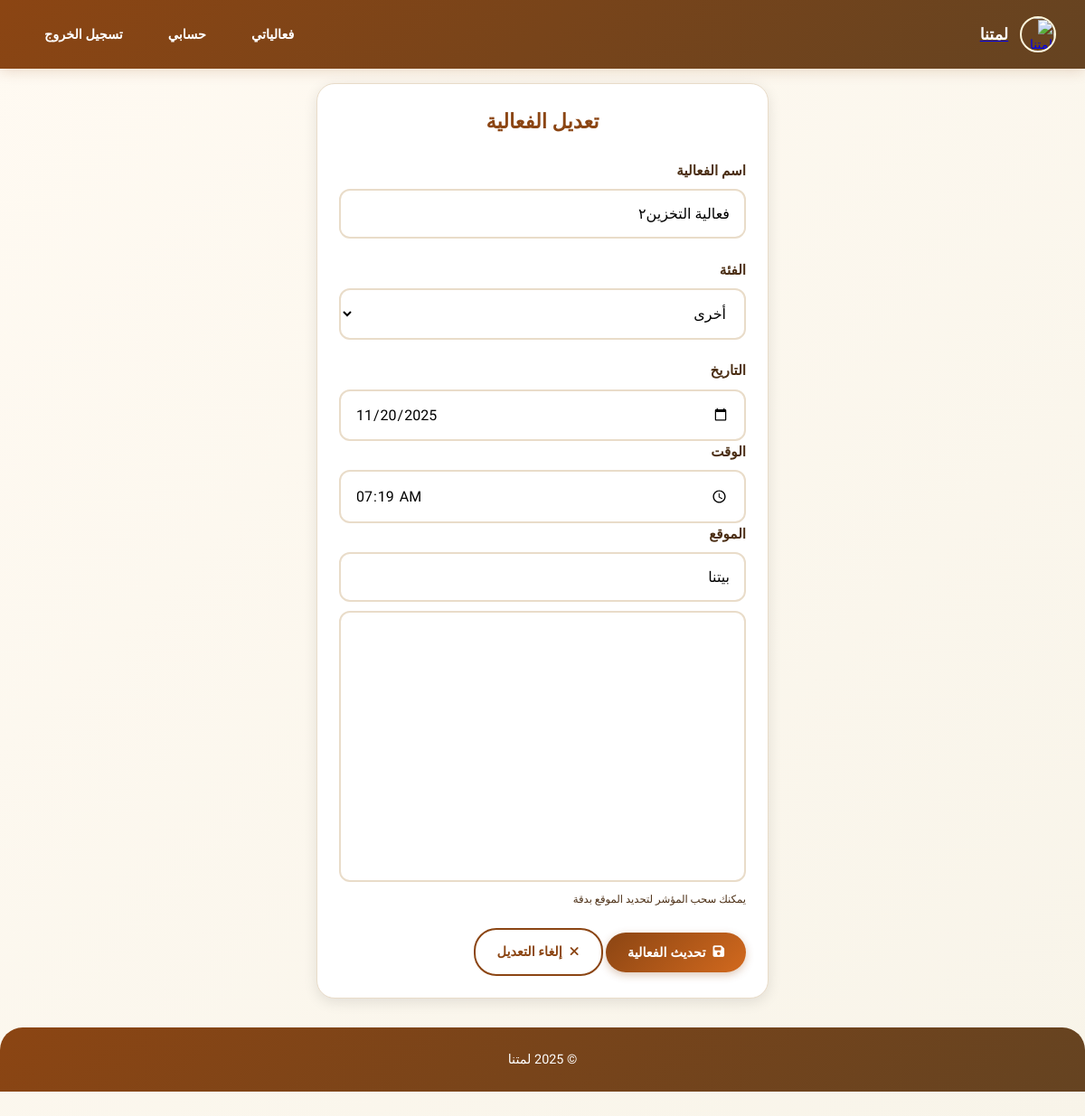
The app's page /create.php?edit=35 (signed in) with its own data.
### tables this page shows
CREATE TABLE `gathering` (
  `GatheringID` int NOT NULL,
  `date` date NOT NULL,
  `category` varchar(20) NOT NULL,
  `name` varchar(100) NOT NULL,
  `location` varchar(100) NOT NULL,
  `time` time NOT NULL,
  `joinCode` varchar(20) NOT NULL,
  `adminID` int NOT NULL,
  `latitude` decimal(10,8) DEFAULT NULL,
  `longitude` decimal(11,8) DEFAULT NULL
);

### db.php (called while the page is built, shortened)
<?php
function escapeHtml($text) {
    return htmlspecialchars($text ?? '', ENT_QUOTES, 'UTF-8');
}
?>

### create.php (the view, shortened to what this page needs)
<?php
require_once 'config.php';
$edit_id = $_GET['edit'] ?? null;
$gathering = null;
if ($edit_id) {
    $stmt = $pdo->prepare("SELECT * FROM Gathering WHERE GatheringID = ? AND adminID = ?");
    $stmt->execute([$edit_id, $_SESSION['user_id']]);
    $gathering = $stmt->fetch(PDO::FETCH_ASSOC);
}
?>
<html>
<html lang="ar" dir="rtl">
<head>
<link rel="stylesheet" href="https://cdnjs.cloudflare.com/ajax/libs/font-awesome/6.4.0/css/all.min.css">
<link rel="stylesheet" href="style.css">
</head>
<body>
<header class="navbar">
  <div class="logo-container">
    <a href="index.php" class="logo-link"><img src="../Lammatna.png" alt="لمتنا" class="logo"></a>
    <a href="index.php" class="site-title-link"><h1 class="site-title">لمتنا</h1></a>
  </div>
  <nav class="nav-links">
    <a href="gatherings.php">فعالياتي</a>
    <a href="profile.php">حسابي</a>
    <a href="logout.php">تسجيل الخروج</a>
  </nav>
</header>
<main class="container">
<div class="form-panel">
  <h2><?php echo $edit_id ? 'تعديل الفعالية' : 'إنشاء فعالية جديدة'; ?></h2>
  <form method="POST" id="gatheringForm">
    <label for="name">اسم الفعالية</label>
    <input id="name" name="name" type="text" required placeholder="أدخل اسم الفعالية"
           value="<?php echo escapeHtml($gathering['name'] ?? $_POST['name'] ?? ''); ?>"><br><br>
    <label for="category">الفئة</label>
    <select id="category" name="category" required>
      <option value="اخرى" <?php echo ($gathering['category'] ?? $_POST['category'] ?? '')==='اخرى'?'selected':''; ?>>أخرى</option>
    </select><br><br>
    <label for="date">التاريخ</label>
    <input id="date" name="date" type="date" required value="<?php echo escapeHtml($gathering['date'] ?? $_POST['date'] ?? ''); ?>">
    <label for="time">الوقت</label>
    <input id="time" name="time" type="time" required value="<?php echo escapeHtml($gathering['time'] ?? $_POST['time'] ?? ''); ?>">
    <label for="location">الموقع</label>
    <div class="location-search">
      <input id="location" name="location" type="text" required placeholder="ابحث عن موقع أو أدخل العنوان يدوياً"
             value="<?php echo escapeHtml($gathering['location'] ?? $_POST['location'] ?? ''); ?>">
    </div>
    <div id="map" class="map-container"></div>
    <small class="muted">يمكنك سحب المؤشر لتحديد الموقع بدقة</small>
    <br><br>
    <button class="btn" type="submit"><i class="fas fa-save"></i> <?php echo $edit_id?'تحديث الفعالية':'حفظ الفعالية'; ?></button>
    <?php if($edit_id): ?>
      <a href="gathering.php?id=<?php echo $edit_id; ?>" class="btn outline"><i class="fas fa-times"></i> إلغاء التعديل</a>
    <?php endif; ?>
  </form>
</div>
</main>
<footer class="footer"><p>© 2025 لمتنا</p></footer>
</body>
</html>

### style.css (style rules this page uses)
* { box-sizing: border-box; margin: 0; padding: 0; }
:root { --primary: #8B4513; --primary-dark: #654321; --secondary: #D2691E; --accent: #F4A460; --light: #FFF8DC; --text: #4b2e14; --text-light: #7a5c3c; --success: #28a745; --warning: #ffc107; --danger: #dc3545; --gray: #6c757d; --border: #e9dcc9; }
body { font-family: 'Tajawal', sans-serif; background: linear-gradient(135deg, #fffaf2 0%, #f8f4e9 100%); color: var(--text); line-height: 1.6; overflow-x: hidden; font-size: 16px; padding-bottom: 60px; }
.navbar { background: linear-gradient(135deg, var(--primary) 0%, var(--primary-dark) 100%); display: flex; justify-content: space-between; align-items: center; padding: 1rem; box-shadow: 0 2px 15px rgba(139, 69, 19, 0.2); position: sticky; top: 0; z-index: 1000; }
.logo-container { display: flex; align-items: center; gap: 0.8rem; flex: 1; }
.logo { width: 40px; height: 40px; border-radius: 50%; object-fit: cover; border: 2px solid var(--light); }
.site-title { font-size: 1.1rem; color: white; font-weight: 700; }
.nav-links { display: flex; gap: 0.5rem; flex-wrap: wrap; justify-content: center; }
.nav-links a { color: white; text-decoration: none; font-weight: 600; padding: 0.5rem 0.8rem; border-radius: 25px; transition: all 0.3s ease; border: 1px solid transparent; font-size: 0.8rem; text-align: center; min-width: 60px; }
.btn { background: linear-gradient(135deg, var(--primary) 0%, var(--secondary) 100%); color: white; padding: 0.8rem 1.5rem; border: none; border-radius: 25px; cursor: pointer; text-decoration: none; font-weight: 700; font-size: 0.9rem; transition: all 0.3s ease; box-shadow: 0 3px 10px rgba(139, 69, 19, 0.3); display: inline-flex; align-items: center; justify-content: center; gap: 0.5rem; min-height: 44px; min-width: 44px; }
.btn.outline { background: transparent; border: 2px solid var(--primary); color: var(--primary); box-shadow: none; }
.form-panel { background: white; border-radius: 20px; padding: 1.5rem; box-shadow: 0 4px 15px rgba(0, 0, 0, 0.1); width: 100%; margin: 1rem auto; border: 1px solid var(--border); }
.form-panel h2 { color: var(--primary); margin-bottom: 1.5rem; text-align: center; font-size: 1.4rem; }
label { font-weight: 700; color: var(--text); margin-bottom: 0.5rem; display: block; font-size: 0.95rem; }
input, select, textarea { width: 100%; padding: 1rem; border: 2px solid var(--border); border-radius: 12px; font-size: 1rem; transition: all 0.3s ease; background: white; font-family: 'Tajawal', sans-serif; min-height: 50px; }
.footer { background: linear-gradient(135deg, var(--primary) 0%, var(--primary-dark) 100%); text-align: center; padding: 1.5rem; color: white; margin-top: 2rem; border-radius: 25px 25px 0 0; font-size: 0.9rem; width: 100%; }
.container { padding: 0 1rem; max-width: 100%; margin: 0 auto; }
@media (min-width: 768px) { body { font-size: 14px; } }
@media (min-width: 768px) { .navbar { flex-direction: row; padding: 1rem 2rem; } }
@media (min-width: 768px) { .nav-links { gap: 1rem; } }
@media (min-width: 768px) { .nav-links a { font-size: 0.9rem; padding: 0.6rem 1rem; } }
@media (min-width: 768px) { .form-panel { max-width: 500px; } }

### create.php (style rules this page uses)
.map-container { height: 300px; width: 100%; margin:10px 0; border-radius:12px; overflow:hidden; border:2px solid var(--border); }
.location-search { position: relative; margin-bottom: 10px; }

### records on screen
gathering: name "فعالية التخزين٢", category "أخرى", date "11/20/2025", time "07:19:00", location "بيتنا"
